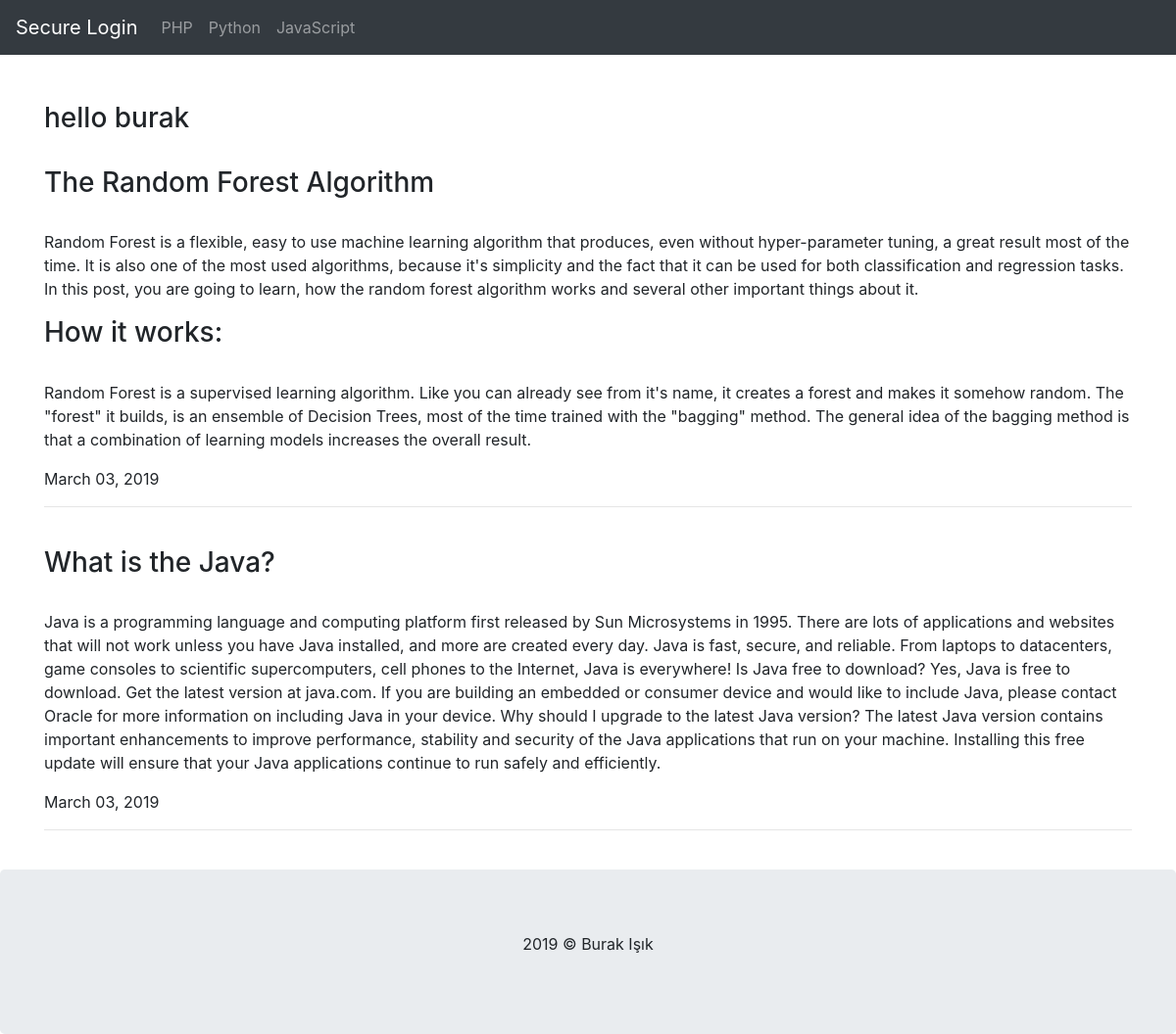
Screenshot of /mvc/controller/index.php (signed in) with the database file from the repository.
### tables this page shows
CREATE TABLE `posts` (
  `id` int(11) NOT NULL,
  `title` varchar(200) NOT NULL,
  `category` int(11) NOT NULL,
  `date` varchar(100) NOT NULL,
  `body` longtext NOT NULL,
  `author` varchar(100) NOT NULL,
  `keywords` varchar(200) NOT NULL
);

### mvc/model/Post.php (called while the page is built, shortened)
<?php
class Post
{
    private $TABLE_NAME = "posts";
    private $post_array = [];
    public $conn;
    public function __construct($conn)
    {
        $this->conn = $conn;
    }
    public function fetch_post()
    {
        $sql = "SELECT * FROM $this->TABLE_NAME";
        $result = mysqli_query($this->conn, $sql);
        while ($post = mysqli_fetch_assoc($result)) {
            $this->post_array[] = $post;
        }
        if (count($this->post_array) > 0) {
            return $this->post_array;
        } else {
            return null;
        }
    }
}

### mvc/controller/index.php (the view, shortened to what this page needs)
<?php
include('../../mvc/model/Post.php');
?>
<div class="container">
    <div class="row">
        <div class="col-sm-12">
            <?php
                echo "<br><br>";
                echo "<h3>";
                echo "hello ".$_SESSION['username'];
                echo "</h3>";
                echo "<br>";
                $db = new SecureDatabase();
                $mysql_conn = $db->getMysqlConnection();
                if ($mysql_conn == null) {
                    $response = array(
                        "statusCode" => 521,
                        "errorMessage" => "Something is wrong!"
                    );
                    print_r(json_encode($response));
                } else {
                    $post = new Post($mysql_conn);
                    $post_array = $post->fetch_post();
                    if (count($post_array) > 0) {
                        foreach ($post_array as $post) {
                            echo "<h3>".$post['title']."</h3>";
                            echo "<br>";
                            echo $post['body'];
                            echo $post['date'];
                            echo "<hr><br>";
                        }
                    }
                    else {
                        $response = array(
                            "statusCode" => 404,
                            "errorMessage" => "Post not found"
                        );
                        print_r(json_encode($response));
                    }
                }
            ?>
        </div>
    </div>
</div>

### rows the page displays
posts: title "The Random Forest Algorithm", body "Random Forest is a flexible, easy to use machine learning algorithm that produces, even without hyper-parameter tuning, a great result most of the time. It is also one of the most used algorithms, because it's simplicity and the fact that it can be used for both classification and regression tasks. In this post, you are going to learn, how the random forest algorithm works and several other important things about it. How it works: Random Forest is a supervised learning algorithm. Like you can already see from it's name, it creates a forest and makes it somehow random. The \"forest\" it builds, is an ensemble of Decision Trees, most of the time trained with the \"bagging\" method. The general…", date "March 03, 2019"
posts: title "What is the Java?", body "Java is a programming language and computing platform first released by Sun Microsystems in 1995. There are lots of applications and websites that will not work unless you have Java installed, and more are created every day. Java is fast, secure, and reliable. From laptops to datacenters, game consoles to scientific supercomputers, cell phones to the Internet, Java is everywhere! Is Java free to download? Yes, Java is free to download. Get the latest version at java.com. If you are building an embedded or consumer device and would like to include Java, please contact Oracle for more information on including Java in your device. Why should I upgrade to the latest Java version? The latest…", date "March 03, 2019"

### other values shown
$_SESSION['username'] "burak"
